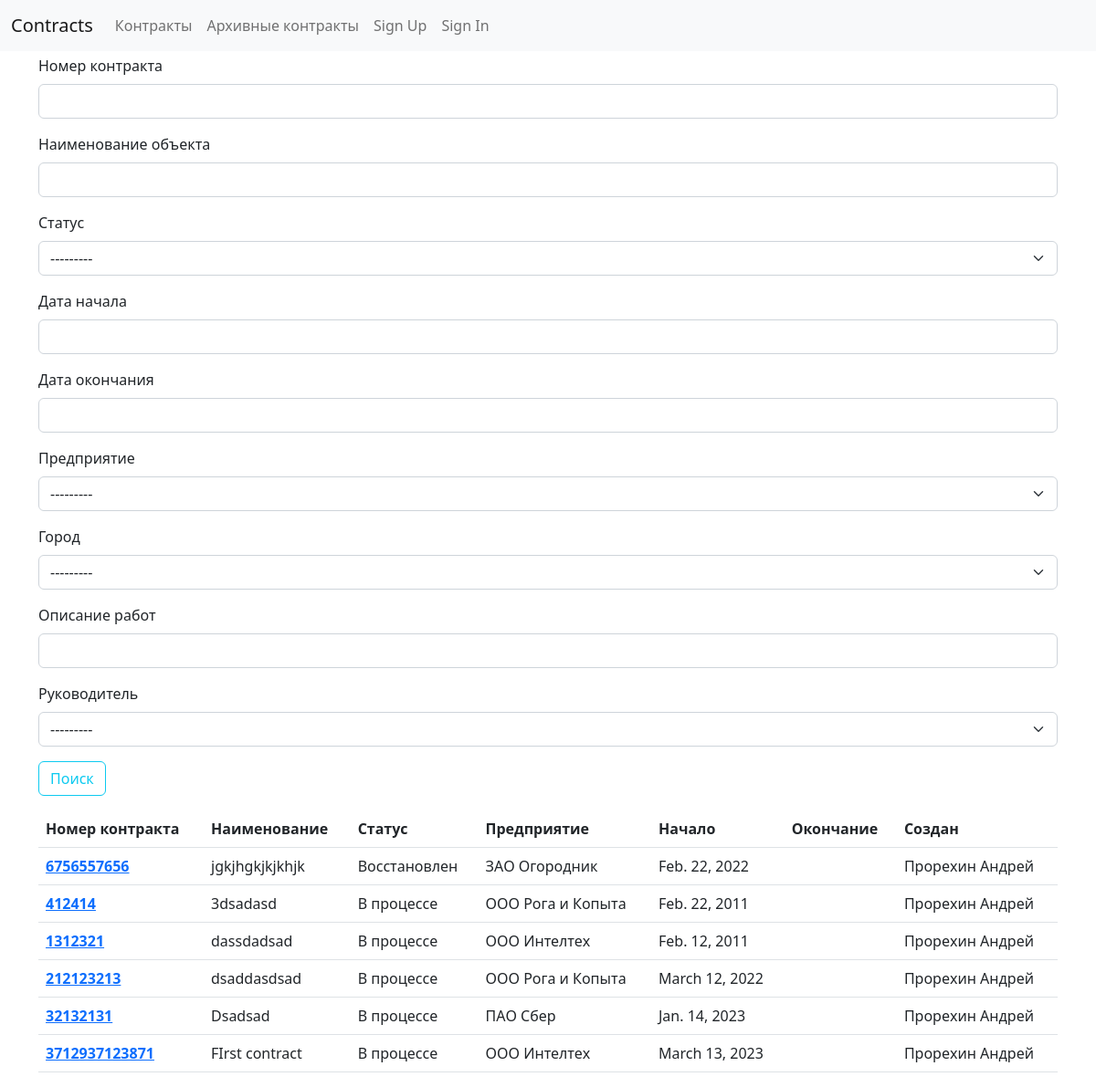
Before: /contracts/ with the older database file.
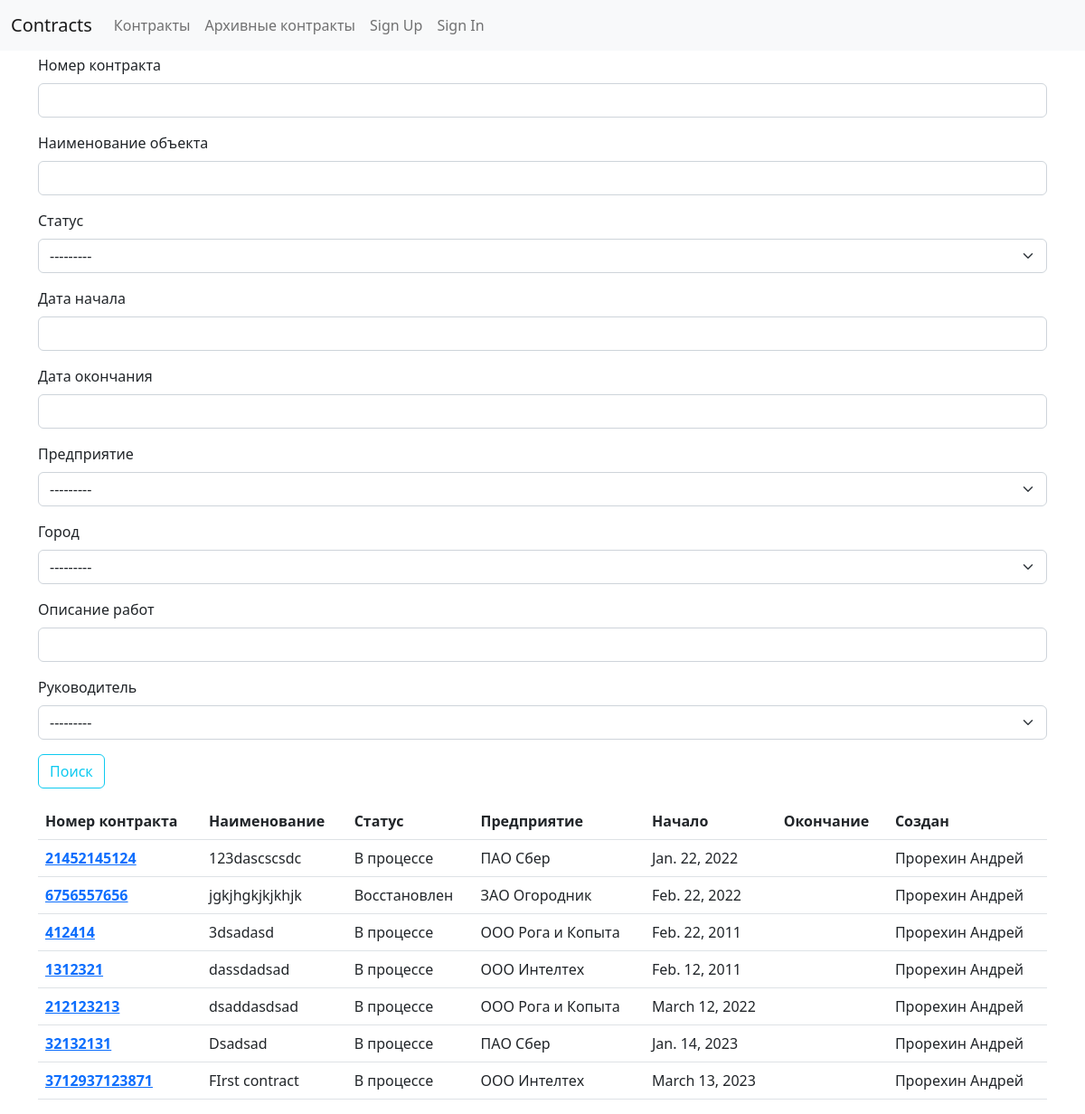
After: the same page with the newer database file.
### contracts/users/models.py (models this page shows, shortened)
class Contract(models.Model):
    STATES = [
        ("in_process", "В процессе"),
        ("restored", "Восстановлен"),
        ("contract_organization", "Организация контракта"),
        ("complete", "Завершен"),
        ("arhive", "Архив"),
    ]
    number = models.BigIntegerField("Номер контракта")
    object = models.CharField("Наименование объекта", max_length=150)
    state = models.CharField(
        "Статус", max_length=50, choices=STATES, default="in_process", blank=True
    )
    company = models.ForeignKey(
        Company, on_delete=models.CASCADE, verbose_name="Предприятие", blank=True
    )
    town = models.ForeignKey(
        Town, on_delete=models.CASCADE, verbose_name="Город", blank=True
    )
    description = models.TextField("Описание работ")
    start = models.DateField("Дата начала работ", blank=True, null=True)
    end = models.DateField("Плановая дата окончания работ", blank=True, null=True)
    creator = models.ForeignKey(
        User,
        verbose_name="Создатель",
        on_delete=models.PROTECT,
        null=True,
        blank=True,
        related_name="created_contracts",
        editable=False,
    )
    gip = models.ForeignKey(
        User,
        verbose_name="Руководитель",
        on_delete=models.PROTECT,
        blank=True,
        null=True,
        related_name="gip_contracts",
    )
    users = models.ManyToManyField(
        User,
        blank=True,
        null=True,
        verbose_name="Пользователи",
        related_name="contracts",
    )
    ada = models.BooleanField(default=False)
    mpe = models.BooleanField(default=False)
    mpm = models.BooleanField(default=False)
    class Meta:
        verbose_name_plural = _("Контракты")
        verbose_name = _("Контракт")

class Company(models.Model):
    name = models.CharField("Наименование", max_length=50, unique=True)
    class Meta:
        verbose_name_plural = _("Компании")
        verbose_name = _("Компания")
    def __str__(self) -> str:
        return self.name

class User(AbstractUser):
    name = models.CharField(_("Name of User"), blank=True, max_length=255)
    first_name = None  # type: ignore[assignment]
    last_name = None  # type: ignore[assignment]
    supervisor = models.BooleanField("Руководитель", default=False)
    it_staff = models.BooleanField("IT персонал", default=False)
    def __str__(self) -> str:
        return self.name or super().__str__()

### contracts/users/contract_views.py (the view)
# urls.py: path("", ContractListView.as_view(), name="contract-list"),
class ContractListView(MainContractListView):
    def get_queryset(self) -> QuerySet[Any]:
        self.form = ContarctFilterForm(self.request.GET)
        qs = super().get_queryset().exclude(state="arhive")
        state = self.request.GET.get("state", None)
        if state:
            qs = qs.filter(state=state)
        return qs

### contracts/users/forms.py
class ContarctFilterForm(ArhiveContarctFilterForm):
    class Meta:
        model = Contract
        fields = [
            "number",
            "object",
            "state",
            "start",
            "end",
            "company",
            "town",
            "description",
            "gip",
        ]

### contracts/users/context_processors.py (called while the page is built)
def allauth_settings(request):
    return {
        "ACCOUNT_ALLOW_REGISTRATION": settings.ACCOUNT_ALLOW_REGISTRATION,
    }

### contracts/users/contract_views.py (called while the page is built)
    def get_context_data(self, **kwargs):
        context = super(MainContractListView, self).get_context_data(**kwargs)
        context["form"] = self.form
        return context

### contracts/users/models.py (called while the page is built)
    def __str__(self) -> str:
        return self.name

### contracts/templates/users/contract_list.html (shortened to what this page needs)
{% extends "base.html" %}
{% load crispy_forms_tags %}
{% block content %}
<form>
    <fieldset class="form-group">
        {{ form|crispy }}
    </fieldset>
    <div class="form-group">
        <button class="btn btn-outline-info" type="submit">Поиск</button>
    </div>
</form>
<table class="table mt-3">
    <thead>
      <tr>
        <th scope="col">Номер контракта</th>
        <th scope="col">Наименование</th>
        <th scope="col">Статус</th>
        <th scope="col">Предприятие</th>
        <th scope="col">Начало</th>
        <th scope="col">Окончание</th>
        <th scope="col">Создан</th>
      </tr>
    </thead>
    <tbody>
        {% for contract in contracts %}
          <tr>
            <th scope="row">
                <a href="{% url 'contracts:contract-detail' contract.id %}">{{contract.number}}</a>
            </th>
            <td>{{contract.object}}</td>
            <td>{{contract.get_state_display}}</td>
            <td>{{contract.company}}</td>
            <td>{{contract.start}}</td>
            <td>{% if contract.end %}{{contract.end}}{% else %}{% endif %}</td>
            <td>{{contract.creator}}</td>
          </tr>
        {% endfor %}
    </tbody>
  </table>
{% endblock content %}

Changed rows visible on the page:
added Contract: number "21452145124", object "123dascscsdc", state "В процессе", company "ПАО Сбер", start "Jan. 22, 2022", creator "Прорехин Андрей"
